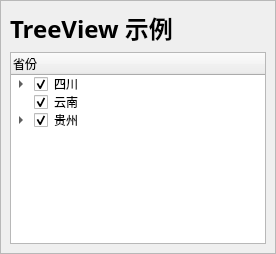
      <widget class="QWidget" name="page_3">
       <layout class="QGridLayout" name="gridLayout_25">
        <property name="leftMargin">
         <number>0</number>
        </property>
        <property name="topMargin">
         <number>0</number>
        </property>
        <property name="rightMargin">
         <number>0</number>
        </property>
        <property name="bottomMargin">
         <number>0</number>
        </property>
        <item row="0" column="0">
         <widget class="QFrame" name="frame_2">
          <property name="frameShape">
           <enum>QFrame::Shape::StyledPanel</enum>
          </property>
          <property name="frameShadow">
           <enum>QFrame::Shadow::Raised</enum>
          </property>
          <layout class="QGridLayout" name="gridLayout_4">
           <item row="0" column="0">
            <widget class="QLabel" name="label_18">
             <property name="font">
              <font>
               <family>微软雅黑</family>
               <pointsize>18</pointsize>
               <italic>false</italic>
               <bold>true</bold>
              </font>
             </property>
             <property name="text">
              <string>TreeView 示例</string>
             </property>
            </widget>
           </item>
           <item row="1" column="0">
            <widget class="QTreeWidget" name="treeWidget">
             <property name="indentation">
              <number>20</number>
             </property>
             <property name="animated">
              <bool>true</bool>
             </property>
             <property name="ItemHeight" stdset="0">
              <number>32</number>
             </property>
             <column>
              <property name="text">
               <string>省份</string>
              </property>
             </column>
             <item>
              <property name="text">
               <string>四川</string>
              </property>
              <property name="checkState">
               <enum>Checked</enum>
              </property>
              <item>
               <property name="text">
                <string>成都</string>
               </property>
               <property name="checkState">
                <enum>Checked</enum>
               </property>
              </item>
              <item>
               <property name="text">
                <string>绵阳</string>
               </property>
               <property name="checkState">
                <enum>Checked</enum>
               </property>
              </item>
              <item>
               <property name="text">
                <string>德阳</string>
               </property>
               <property name="checkState">
                <enum>Checked</enum>
               </property>
              </item>
              <item>
               <property name="text">
                <string>资阳</string>
               </property>
               <property name="checkState">
                <enum>Checked</enum>
               </property>
              </item>
              <item>
               <property name="text">
                <string>遂宁</string>
               </property>
               <property name="checkState">
                <enum>Checked</enum>
               </property>
              </item>
             </item>
             <item>
              <property name="text">
               <string>云南</string>
              </property>
              <property name="checkState">
               <enum>Checked</enum>
              </property>
             </item>
             <item>
              <property name="text">
               <string>贵州</string>
              </property>
              <property name="checkState">
               <enum>Checked</enum>
              </property>
              <item>
               <property name="text">
                <string>新建子项目</string>
               </property>
              </item>
              <item>
               <property name="text">
                <string>新建项目</string>
               </property>
              </item>
              <item>
               <property name="text">
                <string>新建项目</string>
               </property>
              </item>
              <item>
               <property name="text">
                <string>新建项目</string>
               </property>
              </item>
              <item>
               <property name="text">
                <string>新建项目</string>
               </property>
              </item>
             </item>
            </widget>
           </item>
          </layout>
         </widget>
        </item>
       </layout>
      </widget>
